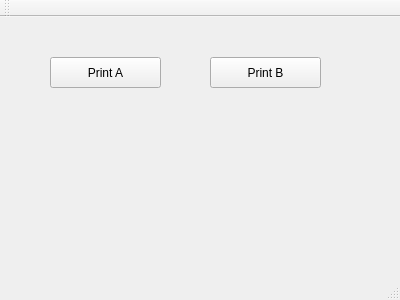
<?xml version="1.0" encoding="UTF-8"?>
<ui version="4.0">
 <class>MainWindow</class>
 <widget class="QMainWindow" name="MainWindow">
  <property name="geometry">
   <rect>
    <x>0</x>
    <y>0</y>
    <width>400</width>
    <height>300</height>
   </rect>
  </property>
  <property name="windowTitle">
   <string>MainWindow</string>
  </property>
  <widget class="QWidget" name="centralWidget">
   <widget class="QPushButton" name="pushButton">
    <property name="geometry">
     <rect>
      <x>210</x>
      <y>40</y>
      <width>111</width>
      <height>31</height>
     </rect>
    </property>
    <property name="text">
     <string>Print B</string>
    </property>
   </widget>
   <widget class="QPushButton" name="pushButton_2">
    <property name="geometry">
     <rect>
      <x>50</x>
      <y>40</y>
      <width>111</width>
      <height>31</height>
     </rect>
    </property>
    <property name="text">
     <string>Print A</string>
    </property>
   </widget>
  </widget>
  <widget class="QMenuBar" name="menuBar">
   <property name="geometry">
    <rect>
     <x>0</x>
     <y>0</y>
     <width>400</width>
     <height>17</height>
    </rect>
   </property>
  </widget>
  <widget class="QToolBar" name="mainToolBar">
   <attribute name="toolBarArea">
    <enum>TopToolBarArea</enum>
   </attribute>
   <attribute name="toolBarBreak">
    <bool>false</bool>
   </attribute>
  </widget>
  <widget class="QStatusBar" name="statusBar"/>
 </widget>
 <layoutdefault spacing="6" margin="11"/>
 <resources/>
 <connections/>
</ui>
